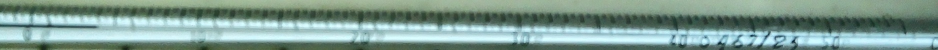
#> input picture image dataset/cropped_capturing_shotts_001.jpg, 1875 x 100 px, found by its file name (shown at 1/2 size)
$ jupyter execute Testing_code_01.ipynb
#> lines starting #> are read from the running program, lines starting #| are printed output that depends on the picture; after the words box and inside, x2 and y2 are one past the last pixel; in counts of white or black regions, pixels touching at a corner belong together
[cell 1]
import numpy as np
from PIL import Image, ImageChops
import matplotlib.pyplot as plt
import os

# Define file names
base_path = 'cropped_capturing_shotts_001.jpg'
input_path = 'cropped_capturing_shotts_026.jpg'
output_path = 'image_difference_01.jpg'  # Saved so user can download

def load_or_generate(path, size=(256, 256)):
    """
    Try loading an image from `path`. If it doesn't exist,
    generate a random RGB image for demonstration purposes.
    """
#> called with path = 'cropped_capturing_shotts_001.jpg', size = (256, 256)
    if os.path.isfile(path):
        img = Image.open(path).convert('RGB')
#> img is the input picture: PIL image 1875x100 RGB; mean R, G, B 127.1, 155.9, 146.7
        return img
    # Generate a placeholder image
    rng = np.random.default_rng(seed=42 if 'base' in path else 43)
    arr = rng.integers(0, 256, size + (3,), dtype=np.uint8)
    img = Image.fromarray(arr, 'RGB')
    return img

# Load images (or create placeholders)
img1 = load_or_generate(base_path)
img2 = load_or_generate(input_path, img1.size)
#> call 2 of load_or_generate, with path = 'cropped_capturing_shotts_026.jpg', size = (1875, 100)
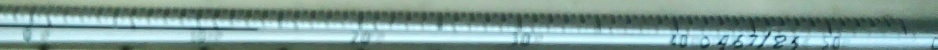
#> input picture image dataset/cropped_capturing_shotts_026.jpg, 1875 x 100 px, found by its file name (shown at 1/2 size)
#> in load_or_generate, img is the input picture: PIL image 1875x100 RGB; mean R, G, B 127.8, 156.7, 151.6

# Ensure both images are the same size
if img1.size != img2.size:
    img2 = img2.resize(img1.size)

# Compute absolute difference
diff = ImageChops.difference(img1, img2)
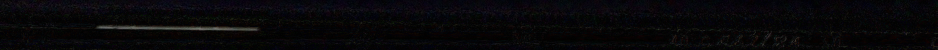
#> diff: PIL image 1875x100 RGB (shown at 1/2 size); mean R, G, B 7.9, 7.1, 9.1

# Save the result
diff.save(output_path)

# Display the result
plt.figure(figsize=(6, 6))
plt.imshow(diff)
plt.axis('off')
plt.title('Image Difference')
plt.show()

[cell 2]
from PIL import Image
import matplotlib.pyplot as plt

# Load the original image
img_path = 'image_difference_01.jpg'
img = Image.open(img_path).convert('RGB')

# Convert to black and white (binary) using threshold
# First convert to grayscale
gray_img = img.convert('L')

# Apply a threshold to convert to black & white
threshold = 50
bw_img = gray_img.point(lambda x: 255 if x > threshold else 0, mode='1')
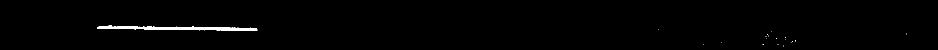
#> bw_img: PIL image 1875x100 1 (shown at 1/2 size); 0.94% white; 19 white regions (18 under 20 px), largest, box (x1, y1, x2, y2) and area: (194, 51, 515, 61) 1723

# Save the black & white image
bw_path = 'image_bw_01.jpg'
bw_img.save(bw_path)

# Display the result
plt.figure(figsize=(6, 4))
plt.imshow(bw_img, cmap='gray')
plt.title("Black & White Image")
plt.axis('off')
plt.show()
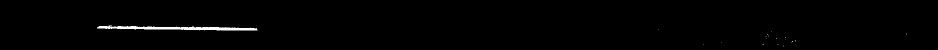
#> shown: shape (100, 1875, 4) (shown at 1/2 size); mean R, G, B, A 2.4, 2.4, 2.4, 255

bw_path

[cell 3]
"""
Extract the continuous white line from a noisy black‑and‑white image.

INPUT  :  image_bw.jpg   (1‑bit black & white; white = 255, black = 0)
OUTPUT :  white_line_only.jpg   – the line cropped to its tight bounding box
          white_line_mask.jpg   – mask image showing only the line
"""

from PIL import Image
import numpy as np
from scipy import ndimage   # part of SciPy
import matplotlib.pyplot as plt

# ---------------------------------------------------------------------
# 1. Load as binary mask  (white -> 1, black -> 0)
# ---------------------------------------------------------------------
bw = Image.open("image_bw_01.jpg").convert("1")   # 1‑bit mode
mask = np.array(bw, dtype=np.uint8)           # values are 0 or 1

# ---------------------------------------------------------------------
# 2. Label connected white regions (4‑connected neighbourhood)
# ---------------------------------------------------------------------
labels, n = ndimage.label(mask, structure=[[0,1,0],
                                           [1,1,1],
                                           [0,1,0]])
#> labels: shape (100, 1875) int32; 21 distinct labels, from 0 to 20
#> n = 20
if n == 0:
    raise ValueError("No white pixels found at all.")

# ---------------------------------------------------------------------
# 3. Identify which labelled region is the LINE
#    • longest width  OR  • largest area  OR  • most pixels in same row
#    Here: choose component with the *largest bounding‑box width*
# ---------------------------------------------------------------------
best_label     = None
best_width     = -1
slices         = ndimage.find_objects(labels)   # bounding boxes for each label
#> slices = 20 items

for i, sl in enumerate(slices, start=1):        # labels start at 1
    if sl is None:                              # label not used
        continue
    y0, y1 = sl[0].start, sl[0].stop            # rows
    x0, x1 = sl[1].start, sl[1].stop            # columns
    width  = x1 - x0
    # Optional: demand that the component be "thin" (line‑like):
    height = y1 - y0
    if width > best_width and height <= 10:     # tweak '10' if line thicker
        best_label = i
        best_width = width
#> this loop made 20 passes
#> (y0, y1, x0, x1, width, height, best_label, best_width) on pass 1: (51, 61, 194, 515, 321, 10, 1, 321)
#> (y0, y1, x0, x1, width, height) on passes 2 to 7: (58, 59, 1317, 1318, 1, 1), (63, 64, 1542, 1543, 1, 1), (67, 69, 1812, 1813, 1, 2), (68, 70, 1535, 1536, 1, 2), (71, 72, 1537, 1538, 1, 1), (72, 73, 1531, 1533, 2, 1)
#> after the loop, best_label = 1; best_width = 321

if best_label is None:
    raise ValueError("Couldn’t find a continuous line – adjust criteria.")

# ---------------------------------------------------------------------
# 4. Create a mask/image containing *only* that component
# ---------------------------------------------------------------------
line_mask = (labels == best_label).astype(np.uint8) * 255   # 255 = white
#> line_mask: shape (100, 1875); 0.92% white; 1 white region, box (x1, y1, x2, y2) and area: (194, 51, 515, 61) 1723
line_mask_img = Image.fromarray(line_mask, mode="L")
line_mask_img.save("white_line_mask_01.jpg")

# Bounding box for cropping
sl = slices[best_label - 1]
crop_box = (sl[1].start, sl[0].start, sl[1].stop, sl[0].stop)
#> crop_box = (194, 51, 515, 61)

# ---------------------------------------------------------------------
# 5. Crop original B/W image to just the white line region
# ---------------------------------------------------------------------
cropped_line = bw.crop(crop_box)
cropped_line.save("white_line_only_01.jpg")

# ---------------------------------------------------------------------
# 6. Quick preview (optional)
# ---------------------------------------------------------------------
plt.figure(figsize=(10, 3))

plt.subplot(1, 3, 1)
plt.imshow(bw, cmap="gray")
plt.title("Original B/W")
plt.axis("off")

plt.subplot(1, 3, 2)
plt.imshow(line_mask_img, cmap="gray")
plt.title("Mask: continuous line")
plt.axis("off")

plt.subplot(1, 3, 3)
plt.imshow(cropped_line, cmap="gray")
plt.title("Cropped line only")
plt.axis("off")

plt.tight_layout()
plt.show()
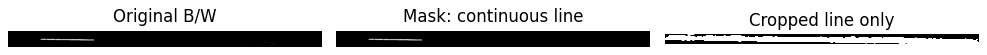
#> figure drawn by matplotlib, 3 panels

[cell 4]
from PIL import Image
import numpy as np

# Step 1: Load the cropped line image (from previous step)
img = Image.open("white_line_only_01.jpg").convert("1")  # 1-bit mode
arr = np.array(img)

# Step 2: Find which columns contain at least one white pixel
# In 1-bit mode: white = 1, black = 0
white_columns = np.any(arr == 1, axis=0)  # axis=0 => columns

# Step 3: Count them
num_white_columns = np.sum(white_columns)
#> num_white_columns = 321

print(f"✅ Number of columns with white pixels: {num_white_columns}")
#| ✅ Number of columns with white pixels: 321

[cell 5]
from PIL import Image
import numpy as np

# Step 1: Load the image
img = Image.open("white_line_only_01.jpg").convert("1")
arr = np.array(img)

# Step 2: Calculate the number of white-pixel columns
white_columns = np.any(arr == 1, axis=0)
num_white_columns = np.sum(white_columns)

# Step 3: Define total Celsius equivalent for the full width
# Known: 382 pixels correspond to 12 °C
reference_pixels = 382
reference_celsius = 12

# Step 4: Calculate Celsius per pixel dynamically
celsius_per_pixel = reference_celsius / reference_pixels

# Step 5: Compute actual temperature (PPT) from measured width
ppt_value = (num_white_columns * celsius_per_pixel) + 3.8
#> ppt_value = 13.88

# Step 6: Output
print(f"✅ Number of columns with white pixels: {num_white_columns}")
#| ✅ Number of columns with white pixels: 321
print(f"📏 Celsius per pixel: {celsius_per_pixel:.6f} °C/pixel")
print(f"🌡️  Calculated PPT (Celsius): {ppt_value:.2f} °C")
#| 🌡️  Calculated PPT (Celsius): 13.88 °C
